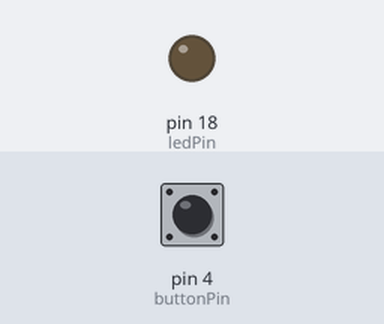
Recording of a sketch running on a simulated Arduino Uno, built with avr-gcc and run on an emulated ATmega328P. Parts: output pins drawn as LEDs (lit = HIGH). Dashed ring = blinking. Inputs (shaded band) come from the test bench; at power-on: pin 4 (buttonPin) HIGH. What the sketch prints to the serial monitor is not drawn.

Above: at 1.2 s.
1.3 s: pin 4 (buttonPin) pulled LOW for 0.15 s
At 1.37 s:
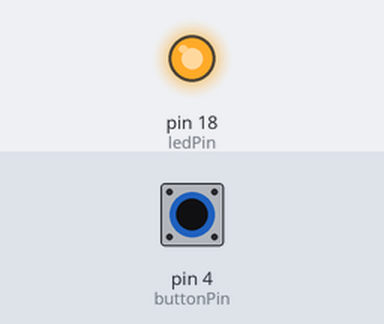
2.9 s: pin 4 (buttonPin) pulled LOW for 1 s
At 4.3 s:
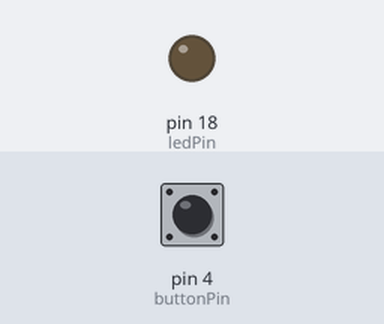
6.9 s: pin 4 (buttonPin) pulsed LOW 2 times (0.12 s each, 0.3 s apart)
At 6.96 s:
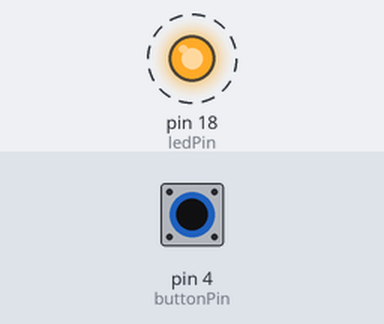
Timing chart, 0 to 9.9 s (numbered marks = the images above; inputs shaded):
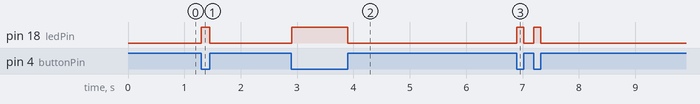

The sketch:

11_Push_button_LED.ino
```cpp
int ledPin = 18;
int buttonPin = 4;

void setup() {
  pinMode(ledPin, OUTPUT);
  Serial.begin(115200);

  pinMode(buttonPin, INPUT_PULLUP);

  digitalWrite(ledPin, LOW);
}

void loop() {
  int buttonState = digitalRead(buttonPin);

  if (buttonState == LOW) {
    digitalWrite(ledPin, HIGH); // Turn on the LED
    Serial.println("Button pressed");
  } else {
    digitalWrite(ledPin, LOW);  // Turn off the LED
    Serial.println("Button released");
  }
}
```

Measured:
- after the input at 1.3 s, pin 18 (ledPin): LOW → HIGH at once, → LOW 0.15 s later
- after the input at 2.9 s, pin 18 (ledPin): LOW → HIGH at once, → LOW 1.0 s later
- after the input at 6.9 s, pin 18 (ledPin): alternates HIGH for 0.12 s and LOW for 0.18 s, 4 changes in all, then stays LOW, starting at once
